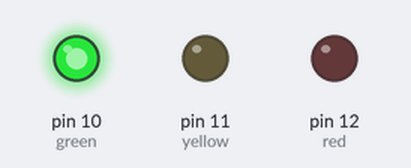
Recording of a sketch running on a simulated Arduino Uno, built with avr-gcc and run on an emulated ATmega328P. Shown: output pins drawn as LEDs (lit = HIGH).

Above: at 6.5 s.
At 13.12 s:
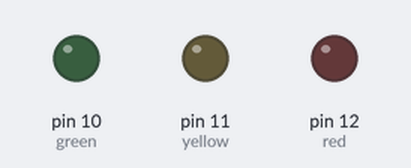
At 16.2 s:
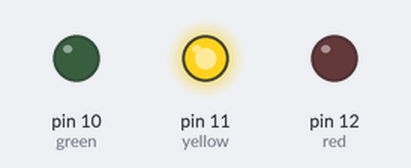
At 24.0 s:
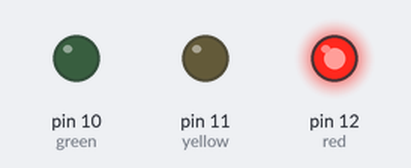
Timing chart, 0 to 37.4 s (numbered marks = the images above):
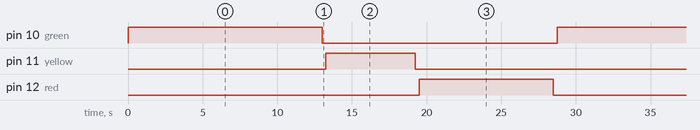

The sketch:

19127608.ino
```cpp
int red = 12;
int yellow = 11;
int green = 10;


void setup()
{
	pinMode(green, OUTPUT);
	pinMode(yellow, OUTPUT);
	pinMode(red, OUTPUT);
}


void loop()
{
	digitalWrite(green, HIGH); //Turns on the green led
	delay(13000); //wait 13s
	digitalWrite(green, LOW); //Turns off the green led
	delay(250); //wait 0.25s


	digitalWrite(yellow, HIGH); //Turns on the yellow led
	delay(6000); //wait 6s
	digitalWrite(yellow, LOW); //Turns off the yellow led
	delay(250); //wait 0.25s


	digitalWrite(red, HIGH); //Turns the red led
	delay(9000); //wait 9s
	digitalWrite(red, LOW); //Turns off the red led
	delay(250); //wait 0.25s
}
```

Measured:
- by itself, pin 10 (green): alternates HIGH for 13.0 s and LOW for 15.8 s
- by itself, pin 11 (yellow): alternates HIGH for 6.0 s and LOW for 22.8 s
- by itself, pin 12 (red): alternates HIGH for 9.0 s and LOW for 19.8 s
